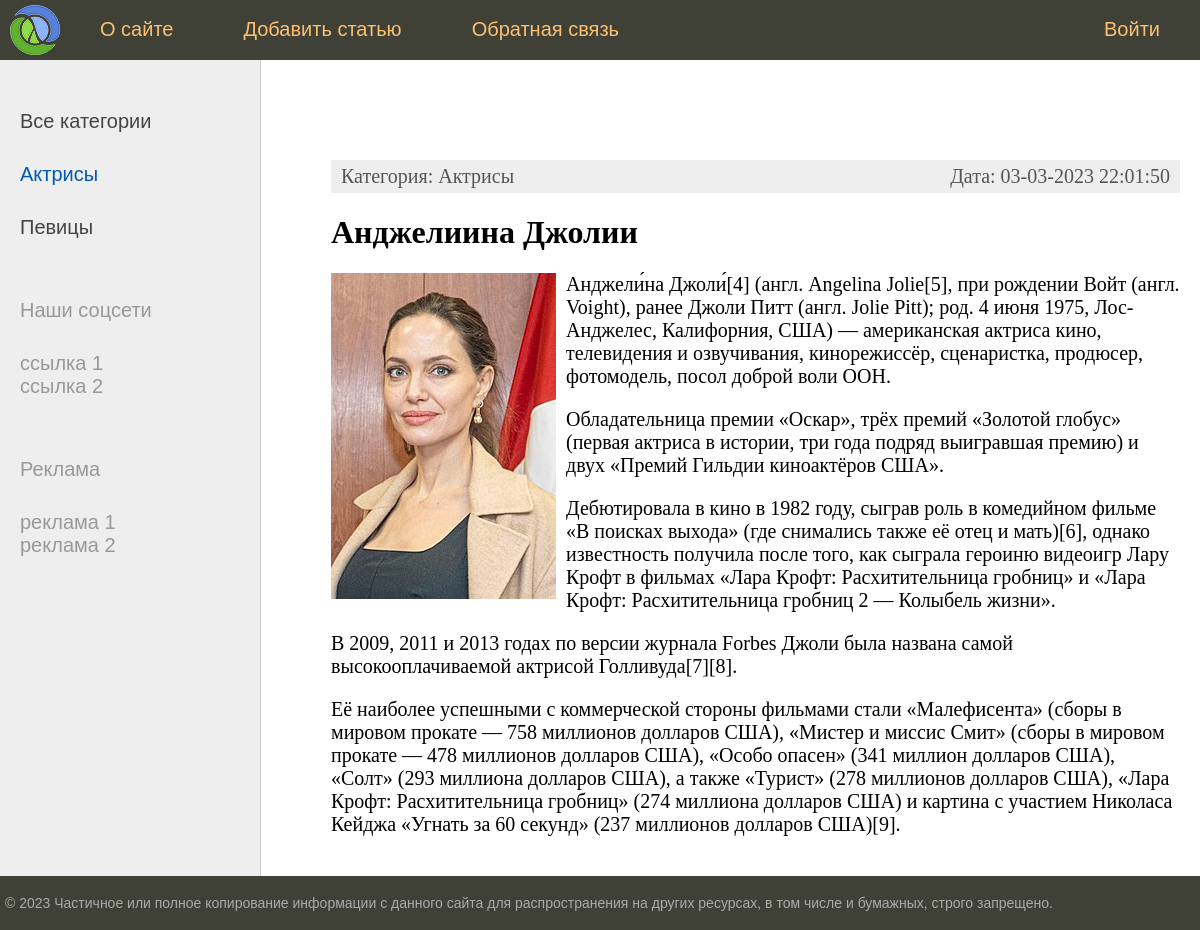
/post/andzhelina-dzholii/, run on the app's committed database.
### women/models.py (models this page shows, shortened)
class Category(models.Model):
    name = models.CharField(
        max_length=100,
        db_index=True,
        verbose_name='Категория',
    )
    slug = models.SlugField(
        max_length=255,
        unique=True,
        db_index=True,
        verbose_name='URL',
    )
    class Meta:
        verbose_name = "Категория"
        verbose_name_plural = "Категории"
        ordering = ['id']
    def __str__(self):
        return self.name
    def get_absolute_url(self):
        return reverse('category', kwargs={'cat_id': self.pk})

class Women(models.Model):
    title = models.CharField(
        max_length=255,
        verbose_name='Заголовок',
    )
    slug = models.SlugField(
        max_length=255,
        unique=True,
        db_index=True,
        verbose_name='URL',
    )
    content = models.TextField(
        blank=True,
        verbose_name='Текст статьи',
    )
    photo = models.ImageField(
        upload_to='photos/%Y/%m/%d/',
        verbose_name='Фотография',
    )
    time_create = models.DateTimeField(
        auto_now_add=True,
        verbose_name='Время создания',
    )
    time_update = models.DateTimeField(
        auto_now=True,
        verbose_name='Время изменения',
    )
    is_published = models.BooleanField(
        default=True,
        verbose_name='Опубликовано?',
    )
    cat = models.ForeignKey(
        'Category',
        on_delete=models.PROTECT,
        verbose_name='Категория',
    )
    class Meta:
        verbose_name = "Известные женщины"
        verbose_name_plural = "Девушки"
        ordering = ['-time_create', 'title']

### women/views.py (the view)
# urls.py: path('post/<slug:post_slug>/', show_post, name='post'),
def show_post(request, post_slug):
    post = get_object_or_404(Women, slug=post_slug)
    context = {
        'post': post,
        'title': 'Посты',
        'cat_selected': post.cat_id,
    }
    return render(request, 'women/post.html', context=context)

### women/templatetags/women_tags.py (called while the page is built)
@register.simple_tag(name='main_menu')
def get_main_menu():
    return main_menu

@register.inclusion_tag('women/list_categories.html')
def show_categories(sort=None, cat_selected=0):
    if not sort:
        cats = Category.objects.all()
    else:
        cats = Category.objects.order_by(sort)
    return {'cats': cats, 'cat_selected': cat_selected}

### women/templates/women/post.html
{% extends 'women/base.html' %}
{% block content %}
  <div class="block">
    <div class="article-panel">
      <p class="first">
        {% if post.cat != None %}
          Категория: {{ post.cat }}
        {% endif %}
      </p>
      <p class="last">Дата: {{ post.time_update|date:'d-m-Y H:i:s' }}</p>
    </div>
    <h1>{{post.title}}</h1>
    <p>
      {% if post.photo %}
        <img class="img-article-left" src="{{post.photo.url}}" />
      {% endif%}
      {{post.content|linebreaks}}
    </p>
  </div>
{% endblock %}

### women/templates/women/list_categories.html
{% for c in cats %}
    {% if c.pk == cat_selected %}
        <li class="selected">{{ c.name }}</li>
    {% else %}
        <li><a href="{{ c.get_absolute_url }}">{{c.name}}</a></li>
    {% endif %}
{% endfor %}

### women/static/women/css/styles.css (style rules this page uses)
html, body { font-family: 'Arial'; margin: 0; padding: 0; height: 100%; width: 100%; color: #444; }
a { color: #0059b2; text-decoration: none; }
img { max-width: 600px; height: auto; }
img.img-article-left { max-width: 300px; height: auto; float: left; padding: 0 10px 10px 0; }
div.article-panel { background: #eee; padding: 5px 10px 5px 10px; box-sizing: border-box; overflow: hidden; color: #555; }
div.article-panel p.first { margin: 0; float: left; }
div.article-panel p.last { margin: 0; float: right; }
.left-chapters ul li { margin: 30px 0 0 0; color: #999; }
.left-chapters ul li.selected { color: #0059b2; }
.left-chapters ul li a { color: #444; text-decoration: none; }
.content-text h1 { font-size: 32px; }

### data on the page
Category: name "Актрисы"
Category: name "Певицы"
Women: cat "Актрисы", time_update "03-03-2023 22:01:50", title "Анджелиина Джолии", photo (picture), content "Анджели́на Джоли́[4] (англ. Angelina Jolie[5], при рождении Войт (англ. Voight), ранее Джоли Питт (англ. Jolie Pitt); род. 4 июня 1975, Лос-Анджелес, Калифорния, США) — американская актриса кино, телевидения и озвучивания, кинорежиссёр, сценаристка, продюсер, фотомодель, посол доброй воли ООН. Обладательница премии «Оскар», трёх премий «Золотой глобус» (первая актриса в истории, три года подряд выигравшая премию) и двух «Премий Гильдии киноактёров США». Дебютировала в кино в 1982 году, сыграв роль в комедийном фильме «В поисках выхода» (где снимались также её отец и мать)[6], однако известность получила после того, как сыграла героиню видеоигр Лару Крофт в фильмах «Лара Крофт:…"

### other printed values
{{ m.title }} "О сайте" "Добавить статью" "Обратная связь"
{{ m.title }} "Войти"
